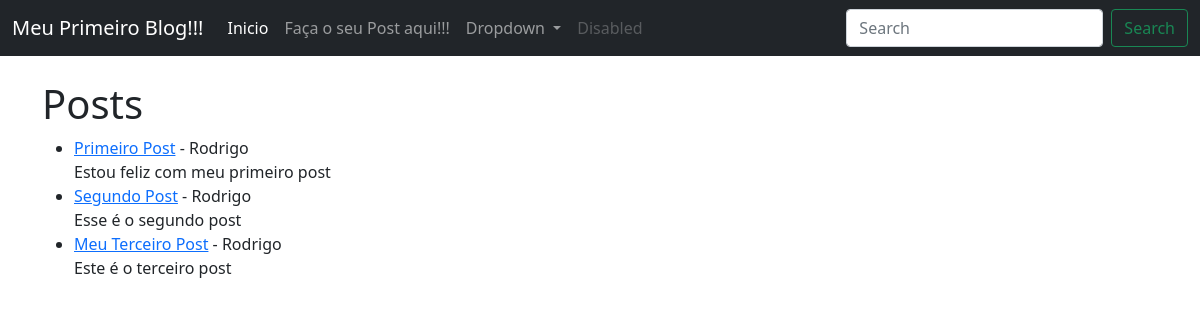
The app's page /, older data.
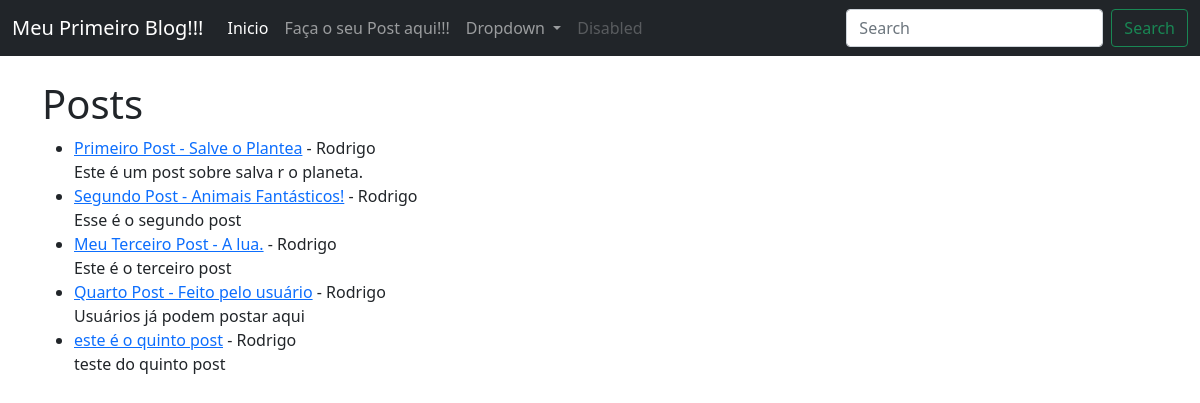
The same page, newer data.
### MeuBlog/models.py (models this page shows, shortened)
class Post(models.Model):
    title = models.CharField(max_length=255)
    title_tag = models.CharField(max_length=255, default=" ")
    author = models.ForeignKey(User, on_delete=models.CASCADE)
    body = models.TextField()

### MeuBlog/views.py (the view)
# urls.py: path('',  HomeView.as_view(), name="home"),
class HomeView(ListView):
    model = Post
    template_name = 'home.html'

### MeuBlog/templates/home.html
{% extends 'base.html' %}
{% block content %}
<h1>Posts</h1>
<ul>
{% for post in object_list %}
    <li><a href="{% url 'article-detail' post.pk %}">{{ post.title }}</a> - {{ post.author.first_name}} {{ post.author.last_name}}<br/>
    {{ post.body }}</li>
{% endfor%}
</ul>
{% endblock %}

### MeuBlog/templates/base.html (shortened to what this page needs)
<!doctype html>
<html lang="en">
  <head>
    <link href="https://cdn.jsdelivr.net/npm/bootstrap@5.0.2/dist/css/bootstrap.min.css" rel="stylesheet">
  </head>
  <body>
    <nav class="navbar navbar-expand-lg navbar-dark bg-dark">
        <div class="container-fluid">
          <a class="navbar-brand" href="{% url 'home' %}">Meu Primeiro Blog!!!</a>
          <div class="collapse navbar-collapse" id="navbarSupportedContent">
            <ul class="navbar-nav me-auto mb-2 mb-lg-0">
              <li class="nav-item">
                <a class="nav-link active" aria-current="page" href="{% url 'home' %}">Inicio</a>
              </li>
              <li class="nav-item">
                <a class="nav-link" href="{% url 'Faca_Seu_Post' %}">Faça o seu Post aqui!!!</a>
              </li>
              <li class="nav-item dropdown">
                <a class="nav-link dropdown-toggle" href="#" id="navbarDropdown" role="button" data-bs-toggle="dropdown" aria-expanded="false">
                  Dropdown
                </a>
              </li>
              <li class="nav-item">
                <a class="nav-link disabled" href="#" tabindex="-1" aria-disabled="true">Disabled</a>
              </li>
            </ul>
            <form class="d-flex">
              <input class="form-control me-2" type="search" placeholder="Search" aria-label="Search">
              <button class="btn btn-outline-success" type="submit">Search</button>
            </form>
          </div>
        </div>
      </nav>
    <br/>
    <div class="container">
        {% block content %}
        {% endblock %}
    </div>
  </body>
</html>

Row changes from the older to the newer data that the page shows:
changed Post: title "Primeiro Post" → "Primeiro Post - Salve o Plantea"; body "Estou feliz com meu primeiro post" → "Este é um post sobre salva r o planeta."
changed Post "Esse é o segundo post": title "Segundo Post" → "Segundo Post - Animais Fantásticos!"
changed Post "Este é o terceiro post": title "Meu Terceiro Post" → "Meu Terceiro Post - A lua."
added Post: title "Quarto Post - Feito pelo usuário", author.first_name "Rodrigo", body "Usuários já podem postar aqui"
added Post: title "este é o quinto post", author.first_name "Rodrigo", body "teste do quinto post"
